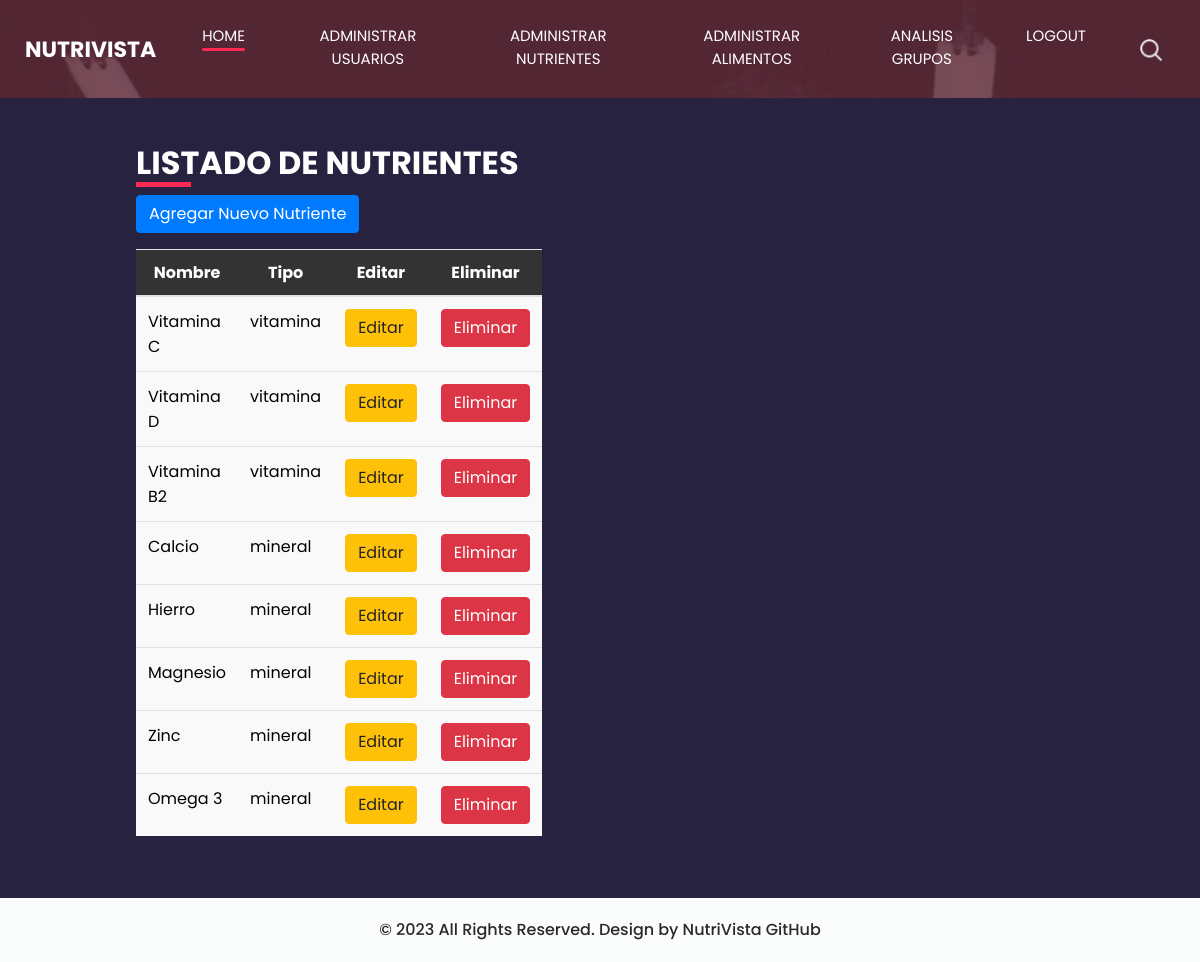
The page /listar_nutrientes/ (signed in) on the database its author committed.
### base/models.py (models this page shows, shortened)
class Nutriente(models.Model):
    TIPO_CHOICES = [
        ('vitamina', 'Vitamina'),
        ('mineral', 'Mineral'),
    ]
    nombre = models.CharField(max_length=255)
    tipo = models.CharField(max_length=8, choices=TIPO_CHOICES)

### base/views.py (the view)
# urls.py: path('listar_nutrientes/', listar_nutrientes, name='listar_nutrientes'),
@login_required
@user_passes_test(lambda u: u.is_superuser)
def listar_nutrientes(request):
    nutrientes = Nutriente.objects.all()
    return render(request, 'base/listar_nutrientes.html', {'nutrientes': nutrientes})

### base/templates/base/listar_nutrientes.html (shortened to what this page needs)
{% load static %}
<html>
<head>
    <link rel="stylesheet" type="text/css" href="https://cdnjs.cloudflare.com/ajax/libs/OwlCarousel2/2.3.4/assets/owl.carousel.min.css" />
    <link rel="stylesheet" type="text/css" href="{% static 'css/bootstrap.css' %}" />
    <link href="{% static 'css/style.css' %}" rel="stylesheet" />
    <link href="{% static 'css/responsive.css' %}" rel="stylesheet" />
</head>
<body class="sub_page">
    <div class="hero_area">
        <header class="header_section">
            <div class="container-fluid">
                <nav class="navbar navbar-expand-lg custom_nav-container ">
                    <a class="navbar-brand" href="{% url 'main_page' %}">
                        <span>
                            NutriVista
                        </span>
                    </a>
                    <div class="collapse navbar-collapse" id="navbarSupportedContent">
                        <div class="d-flex ml-auto flex-column flex-lg-row align-items-center">
                          <ul class="navbar-nav  ">
                            <li class="nav-item active">
                              <a class="nav-link" href="{% url 'main_page' %}">Home <span class="sr-only">(current)</span></a>
                            </li>
                            {% if user.is_superuser %}
                            <li class="nav-item ">
                              <a class="nav-link" href="{% url 'lista_usuarios_inactivos' %}"> Administrar Usuarios</a>
                            </li>
                            <li class="nav-item ">
                              <a class="nav-link" href="{% url 'listar_nutrientes' %}"> Administrar Nutrientes</a>
                            </li>
                            <li class="nav-item ">
                              <a class="nav-link" href="{% url 'listar_todos_alimentos' %}"> Administrar Alimentos</a>
                            </li>
                              <li class="nav-item ">
                                  <a class="nav-link" href="{% url 'analisis-consumo' %}"> Analisis Grupos</a>
                            </li>
                            {% endif %}
                            <li class="nav-item">
                              <a class="nav-link" href="{% url 'logout' %}"> Logout</a>
                            </li>
                          </ul>
                            <div class="user_option">
                                <form class="form-inline my-2 my-lg-0 ml-0 ml-lg-4 mb-3 mb-lg-0">
                                    <button class="btn  my-2 my-sm-0 nav_search-btn" type="submit"></button>
                                </form>
                            </div>
                        </div>
                    </div>
                </nav>
            </div>
        </header>
    </div>
    <section class="contact_section center">
        <div class="container-fluid">
            <div class="row">
                <div class="col-lg-6 col-md-6">
                    <div class="form_container pr-0 pr-lg-5 mr-0 mr-lg-2 mx-auto">
                        <div class="heading_container">
                            <h2>
                                Listado de Nutrientes
                            </h2>
                        </div>
                        <div class="mb-3">
                            <a href="{% url 'agregar_nutriente' %}" class="btn btn-primary">Agregar Nuevo Nutriente</a>
                        </div>
                        <table class="table">
                            <thead>
                                <tr>
                                    <th>Nombre</th>
                                    <th>Tipo</th>
                                    <th>Editar</th>
                                    <th>Eliminar</th>
                                </tr>
                            </thead>
                            <tbody>
                                {% for nutriente in nutrientes %}
                                <tr>
                                    <td>{{ nutriente.nombre }}</td>
                                    <td>{{ nutriente.tipo }}</td>
                                    <td>
                                        <a href="{% url 'editar_nutriente' nutriente.id %}" class="btn btn-warning">Editar</a>
                                    </td>
                                    <td>
                                        <a href="{% url 'eliminar_nutriente' nutriente.id %}" class="btn btn-danger">Eliminar</a>
                                    </td>
                                </tr>
                                {% empty %}
                                <tr>
                                    <td colspan="4">No hay nutrientes registrados.</td>
                                </tr>
                                {% endfor %}
                            </tbody>
                        </table>
                    </div>
                </div>
            </div>
        </div>
    </section>
    <footer class="container-fluid footer_section">
        <p>
            &copy; 2023 All Rights Reserved. Design by NutriVista
            <a href="https://github.com/davidguillen2002/proyectoweb.git">GitHub</a>
        </p>
    </footer>
</body>
</html>

### base/static/css/style.css (style rules this page uses)
body { font-family: 'Poppins', sans-serif; color: #000000; background-color: #ffffff; }
.heading_container { display: -webkit-box; display: -ms-flexbox; display: flex; -webkit-box-pack: center; -ms-flex-pack: center; justify-content: center; text-align: center; }
.heading_container h2 { font-weight: bold; position: relative; padding-bottom: 5px; text-transform: uppercase; }
.heading_container h2::before { content: ""; position: absolute; bottom: 0; left: 50%; width: 55px; height: 5px; background-color: #ff2953; -webkit-transform: translateX(-50%); transform: translateX(-50%); }
.hero_area { height: 100vh; display: -webkit-box; display: -ms-flexbox; display: flex; -webkit-box-orient: vertical; -webkit-box-direction: normal; -ms-flex-direction: column; flex-direction: column; background-image: url(../images/hero-bg.jpg); background-size: cover; background-attachment: fixed; }
.sub_page .hero_area { height: auto; }
.header_section .container-fluid { padding-right: 25px; padding-left: 25px; }
.custom_nav-container.navbar-expand-lg .navbar-nav .nav-item .nav-link { margin: 10px 30px; padding: 0; padding-bottom: 3px; color: #ffffff; text-align: center; position: relative; text-transform: uppercase; font-size: 15px; }
.custom_nav-container.navbar-expand-lg .navbar-nav .nav-item .nav-link::after { display: none; content: ""; position: absolute; left: 0; bottom: 0; width: 100%; height: 3px; border-radius: 5px; background-color: #ffffff; }
.custom_nav-container.navbar-expand-lg .navbar-nav .nav-item.active a::after, .custom_nav-container.navbar-expand-lg .navbar-nav .nav-item:hover a::after { display: block; background-color: #ff2953; }
a, a:hover, a:focus { text-decoration: none; }
.btn, .btn:focus { outline: none !important; -webkit-box-shadow: none; box-shadow: none; }
.user_option { display: -webkit-box; display: -ms-flexbox; display: flex; -webkit-box-align: center; -ms-flex-align: center; align-items: center; }
.custom_nav-container .nav_search-btn { background-image: url(../images/search-icon.png); background-size: 22px; background-repeat: no-repeat; background-position-y: 7px; width: 35px; height: 35px; padding: 0; border: none; }
.navbar-brand { display: -webkit-box; display: -ms-flexbox; display: flex; -webkit-box-align: center; -ms-flex-align: center; align-items: center; position: relative; }
.navbar-brand span { font-size: 22px; text-transform: uppercase; font-weight: bold; color: #ffffff; position: relative; z-index: 3; }
.custom_nav-container { z-index: 99999; padding: 15px 0; }
.contact_section { position: relative; background-color: #27223f; color: #ffffff; }
.contact_section .heading_container { -webkit-box-pack: start; -ms-flex-pack: start; justify-content: start; }
.contact_section .heading_container h2::before { text-align: left; left: 0; -webkit-transform: none; transform: none; }
.contact_section .row { -webkit-box-align: center; -ms-flex-align: center; align-items: center; }
.contact_section .form_container { padding: 45px 0 45px 15px; }
.footer_section { background-color: #fbfdfd; padding: 20px; font-weight: 500; }
.footer_section p { color: #292929; margin: 0; text-align: center; }
.footer_section a { color: #292929; }

### base/templates/base/listar_nutrientes.html (style rules this page uses)
.contact_section { display: flex; justify-content: center; align-items: center; min-height: 100vh; }
.form_container { width: 80%; margin: 0 auto; }
.table thead th { background-color: #333; color: white; text-align: center; padding: 10px 5px; }
.table tbody tr { background-color: #f9f9f9; color: black; }

### rows shown on the page
Nutriente: nombre "Vitamina C", tipo "vitamina"
Nutriente: nombre "Vitamina D", tipo "vitamina"
Nutriente: nombre "Vitamina B2", tipo "vitamina"
Nutriente: nombre "Calcio", tipo "mineral"
Nutriente: nombre "Hierro", tipo "mineral"
Nutriente: nombre "Magnesio", tipo "mineral"
Nutriente: nombre "Zinc", tipo "mineral"
Nutriente: nombre "Omega 3", tipo "mineral"
